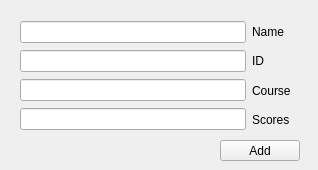
<?xml version="1.0" encoding="UTF-8"?>
<ui version="4.0">
 <class>AddWidget</class>
 <widget class="QWidget" name="AddWidget">
  <property name="geometry">
   <rect>
    <x>0</x>
    <y>0</y>
    <width>318</width>
    <height>170</height>
   </rect>
  </property>
  <property name="windowTitle">
   <string>Form</string>
  </property>
  <widget class="QPushButton" name="AddButton">
   <property name="geometry">
    <rect>
     <x>220</x>
     <y>140</y>
     <width>80</width>
     <height>21</height>
    </rect>
   </property>
   <property name="text">
    <string>Add</string>
   </property>
  </widget>
  <widget class="QWidget" name="layoutWidget">
   <property name="geometry">
    <rect>
     <x>20</x>
     <y>20</y>
     <width>271</width>
     <height>111</height>
    </rect>
   </property>
   <layout class="QHBoxLayout" name="horizontalLayout">
    <item>
     <layout class="QVBoxLayout" name="verticalLayout">
      <item>
       <widget class="QLineEdit" name="lineEdit"/>
      </item>
      <item>
       <widget class="QLineEdit" name="IDLine"/>
      </item>
      <item>
       <widget class="QLineEdit" name="CourseLine"/>
      </item>
      <item>
       <widget class="QLineEdit" name="ScoresLine"/>
      </item>
     </layout>
    </item>
    <item>
     <layout class="QVBoxLayout" name="verticalLayout_2">
      <item>
       <widget class="QLabel" name="label">
        <property name="text">
         <string>Name</string>
        </property>
       </widget>
      </item>
      <item>
       <widget class="QLabel" name="label_2">
        <property name="text">
         <string>ID</string>
        </property>
       </widget>
      </item>
      <item>
       <widget class="QLabel" name="label_3">
        <property name="text">
         <string>Course</string>
        </property>
       </widget>
      </item>
      <item>
       <widget class="QLabel" name="label_4">
        <property name="text">
         <string>Scores</string>
        </property>
       </widget>
      </item>
     </layout>
    </item>
   </layout>
  </widget>
 </widget>
 <resources/>
 <connections/>
</ui>
